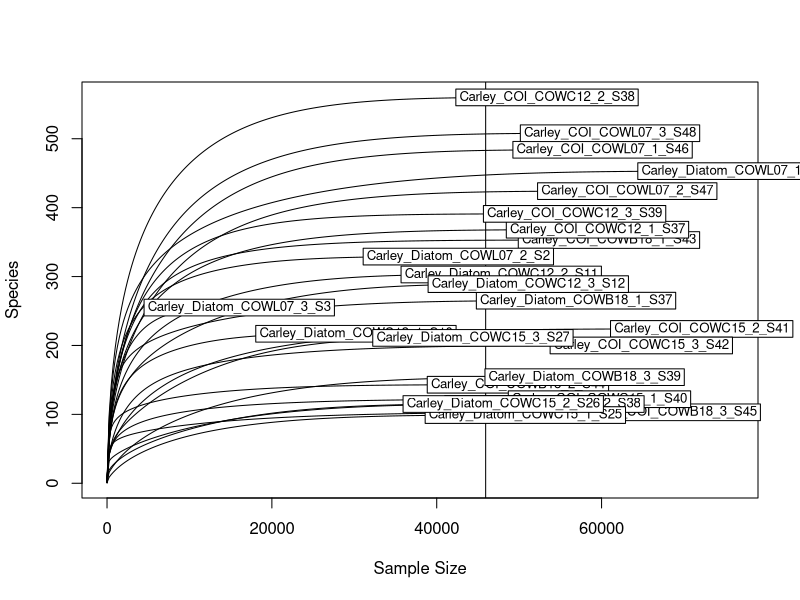
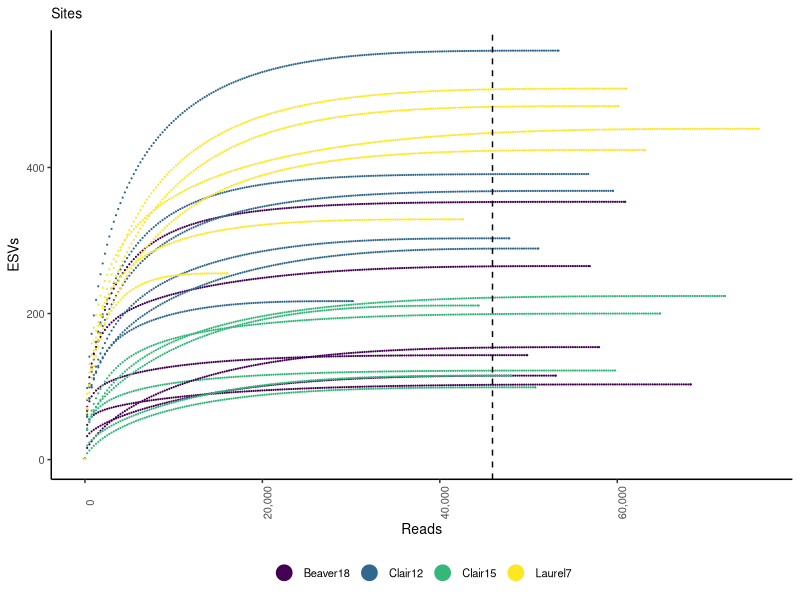
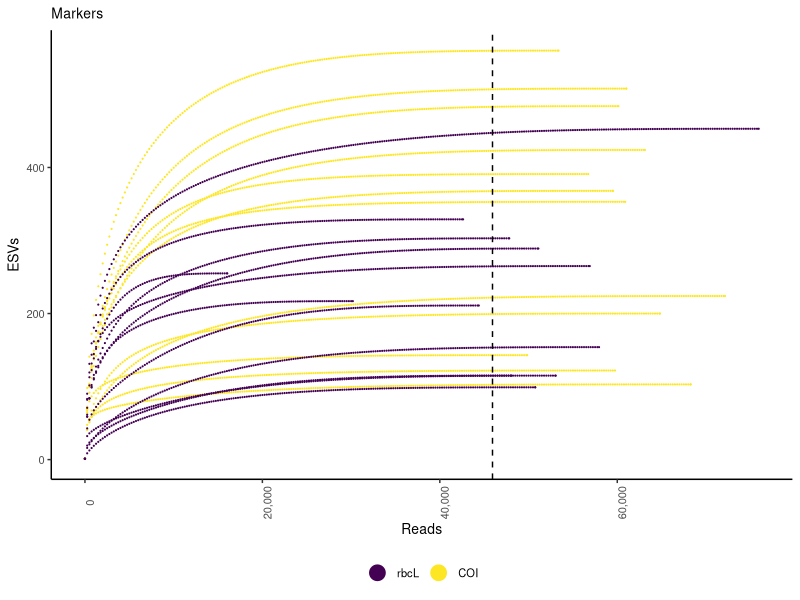
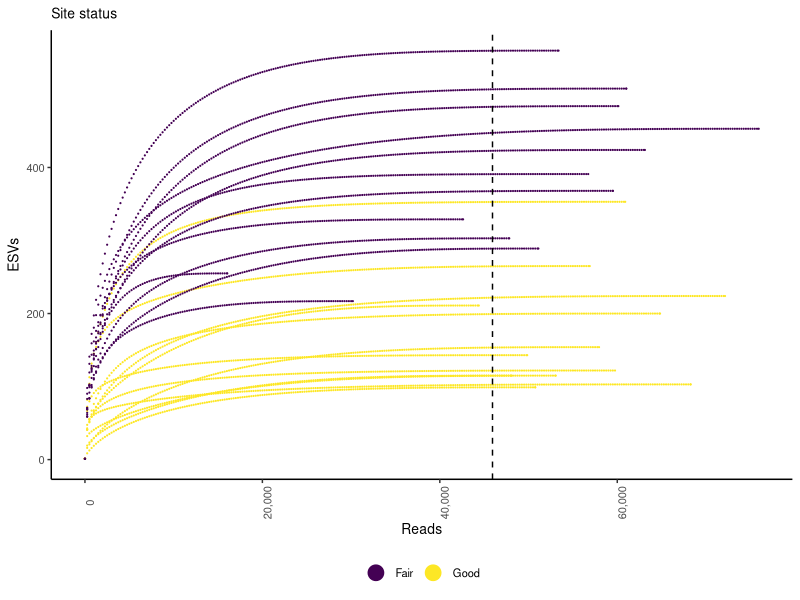
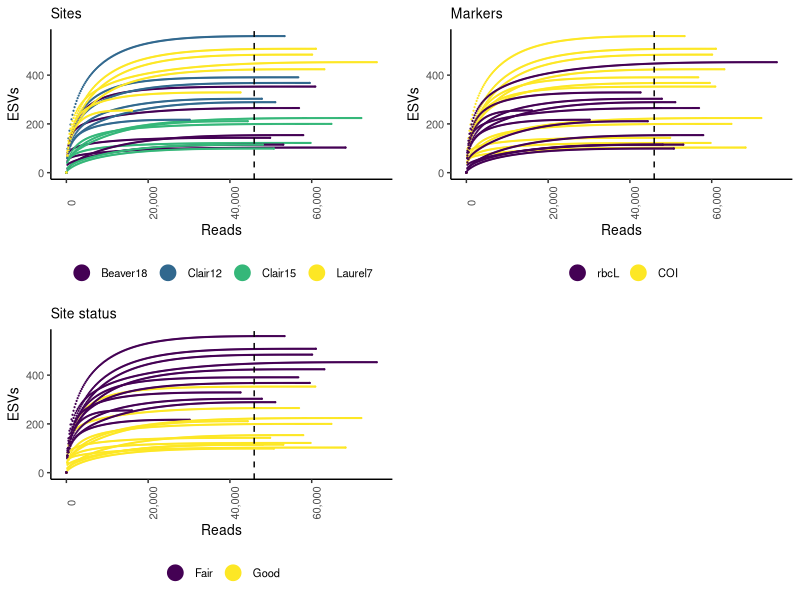
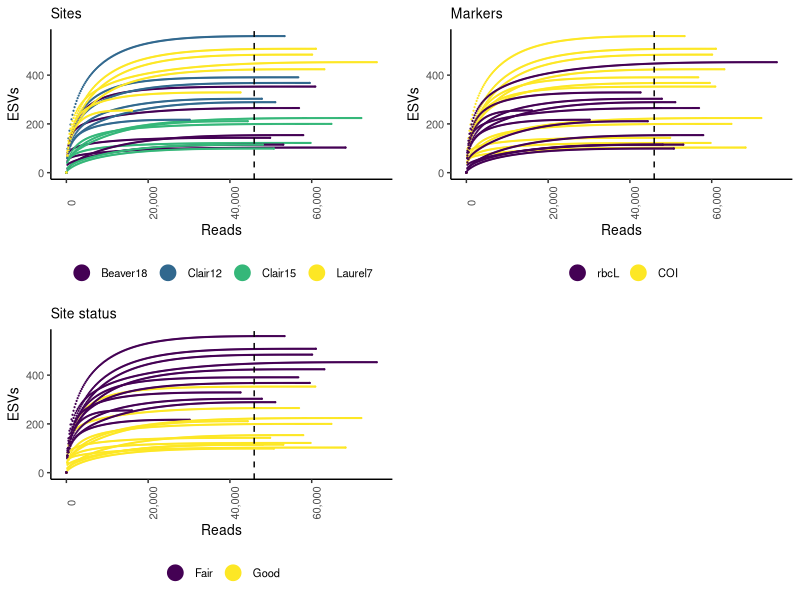

The R source for these figures, in order:
# Teresita M. Porter, November 10, 2021

library(stringr) # str_split
library(reshape2) # dcast
library(vegan) # rarecurve
library(purrr) # for map_dfr
library(ggplot2) # ggplot
library(cowplot) # get_legend
library(scales) # comma

###################################################################
# Edit rarecurve function to remove the horizontal lines
###################################################################

rarecurve2 <- function (x, step = 1, sample, xlab = "Sample Size", ylab = "Species", 
                        label = TRUE, col, lty, ...) 
{
  x <- as.matrix(x)
  if (!identical(all.equal(x, round(x)), TRUE)) 
    stop("function accepts only integers (counts)")
  if (missing(col)) 
    col <- par("col")
  if (missing(lty)) 
    lty <- par("lty")
  tot <- rowSums(x)
  S <- specnumber(x)
  if (any(S <= 0)) {
    message("empty rows removed")
    x <- x[S > 0, , drop = FALSE]
    tot <- tot[S > 0]
    S <- S[S > 0]
  }
  nr <- nrow(x)
  col <- rep(col, length.out = nr)
  lty <- rep(lty, length.out = nr)
  out <- lapply(seq_len(nr), function(i) {
    n <- seq(1, tot[i], by = step)
    if (n[length(n)] != tot[i]) 
      n <- c(n, tot[i])
    drop(rarefy(x[i, ], n))
  })
  Nmax <- sapply(out, function(x) max(attr(x, "Subsample")))
  Smax <- sapply(out, max)
  plot(c(1, max(Nmax)), c(1, max(Smax)), xlab = xlab, ylab = ylab, 
       type = "n", ...)
  if (!missing(sample)) {
    abline(v = sample) 
    rare <- sapply(out, function(z) approx(x = attr(z, "Subsample"), 
                                           y = z, xout = sample, rule = 1)$y)
    #    abline(h = rare, lwd = 0.5) #turn off horizontal lines
  }
  for (ln in seq_along(out)) {
    N <- attr(out[[ln]], "Subsample")
    lines(N, out[[ln]], col = col[ln], lty = lty[ln], ...)
  }
  if (label) { 
    ordilabel(cbind(tot, S), labels = rownames(x), ...)
  }
  invisible(out)
}

#####################################################################

# Read in cat.csv
a <- read.table("diatom_invert_combined.csv", header = TRUE, sep = ",",stringsAsFactors = FALSE)

# total number of ESVs
length(unique(a$GlobalESV))
# 4026

# total number of reads
sum(a$ESVsize)
# 1,304,473

# Create dataframes for vegan
# Split up SampleName with pkg 'stringr'
a.1 <- data.frame(a, do.call(rbind, str_split(a$SampleName,"_")), stringsAsFactors = FALSE)
names(a.1)[33:37] <- c("Name","Marker","Site","Replicate","Illumina Sample")

# pivot to make esv matrix (pool across versions, keep only substrate + sites separate)
A.esv <- reshape2::dcast(a.1, SampleName ~ GlobalESV, value.var = "ESVsize", fun.aggregate = sum)

# move sample to rownames then delete
rownames(A.esv) <- A.esv$SampleName
A.esv$SampleName <- NULL

#remove columns with only zeros
esv.notnull <- A.esv[,colSums(A.esv) !=0]

#remove rows with only zeros & edit rownames
esv.notnull2 <- esv.notnull[rowSums(esv.notnull) !=0,]

# check read depth per sample - ok
# sums <- rowSums(esv.notnull2)
# hist(sums)
# sort(sums)

#calculate 15th percentile for rrarefy function
esv.percentile <- quantile(rowSums(esv.notnull2), prob=0.15)
esv.percentile
# 15% 
# 45937.3

# set random seed
set.seed(1234)

# Do rarefection with pkg 'vegan'
rarecurveout <- rarecurve2(esv.notnull2, 
                           sample=esv.percentile, 
                           step=250, 
                           label=T)

# Reformat vegan list as df (cols OTU, raw.read)
rare.df <- lapply(rarecurveout, function(x){
  b <- as.data.frame(x)
  b <- data.frame(OTU = b[,1], raw.read = rownames(b))
  b$raw.read <- as.numeric(gsub("N", "",  b$raw.read))
  return(b)
})

# Add sample names to vegan output (df) (rownames)
sample_names <- rownames(esv.notnull2)
names(rare.df) <- sample_names

# Map rownames to vegan output (df)
rare.df <- map_dfr(rare.df, function(x){
  z <- data.frame(x)
  return(z)
}, .id = "sample")

# Parse out metadata from sample
rare.df <- data.frame(rare.df, do.call(rbind, str_split(rare.df$sample,"_")), stringsAsFactors = FALSE)
names(rare.df)[4:8]<-c("Name","Marker","Site","Replicate","IlluminaSample")

# create factors
rare.df$Marker <- factor(rare.df$Marker,
                         levels = c("Diatom", "COI"),
                         labels = c("rbcL", "COI"))
rare.df$Site <- factor(rare.df$Site, 
                       levels = c("COWB18", "COWC12", "COWC15","COWL07"),
                       labels = c("Beaver18", "Clair12", "Clair15","Laurel7"))
rare.df$Replicate <- factor(rare.df$Replicate, 
                         levels = c("1", "2", "3"),
                         labels = c("Replicate 1", "Replicate 2", "Replicate 3"))

# color by site
p1 <- ggplot(data = rare.df) +
  ggtitle("Sites") +
  labs(x="Reads", y="ESVs") +
  geom_point(aes(x = raw.read, y = OTU, color = Site), size=0.1) +
  geom_vline(xintercept = esv.percentile, linetype = "dashed") +
  scale_x_continuous(label = comma) +
  scale_color_viridis_d()+
  theme_bw() + 
  theme(panel.border = element_blank(), 
        panel.grid.major = element_blank(),
        panel.grid.minor = element_blank(), 
        axis.line = element_line(colour = "black"),
        axis.text.x = element_text(angle=90),
        text = element_text(size=10),
        plot.title = element_text(size=10),
        legend.title = element_blank(),
        legend.position = "bottom")+
  guides(color = guide_legend(override.aes = list(size=5)))
p1

# color by marker
p2 <- ggplot(data = rare.df) +
  ggtitle("Markers") +
  labs(x="Reads", y="ESVs") +
  geom_point(aes(x = raw.read, y = OTU, color = Marker), size=0.1) +
  geom_vline(xintercept = esv.percentile, linetype = "dashed") +
  scale_x_continuous(label = comma) +
  scale_color_viridis_d()+
  theme_bw() + 
  theme(panel.border = element_blank(), 
        panel.grid.major = element_blank(),
        panel.grid.minor = element_blank(),
        text = element_text(size=10),
        axis.line = element_line(colour = "black"),
        axis.text.x = element_text(angle=90),
        plot.title = element_text(size=10),
        legend.title = element_blank(),
        legend.position = "bottom") +
  guides(color = guide_legend(override.aes = list(size=5)))
p2

# color by site status
sites <- read.csv("Sites.csv", header=TRUE)
rare.df2 <- merge(rare.df, sites, by.x="Site", by.y="site", all.x=TRUE)
names(rare.df2)[11] <- "Site status"
p3 <- ggplot(data = rare.df2) +
  ggtitle("Site status") +
  labs(x="Reads", y="ESVs") +
  geom_point(aes(x = raw.read, y = OTU, color = `Site status`), size=0.1) +
  geom_vline(xintercept = esv.percentile, linetype = "dashed") +
  scale_x_continuous(label = comma) +
  scale_color_viridis_d()+
  theme_bw() + 
  theme(panel.border = element_blank(), 
        panel.grid.major = element_blank(),
        panel.grid.minor = element_blank(),
        text = element_text(size=10),
        axis.line = element_line(colour = "black"),
        axis.text.x = element_text(angle=90),
        plot.title = element_text(size=10),
        legend.title = element_blank(),
        legend.position = "bottom") +
  guides(color = guide_legend(override.aes = list(size=5)))
p3

#combine plots
g <- plot_grid(p1, p2, p3)
g
ggsave("FigS2_Rarefaction.jpeg", g, width = 8, height = 8)
# vertical line represents 15% percentile of read depth across sample (excluding controls)
